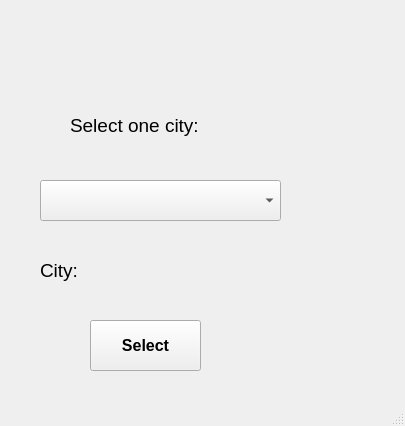
<?xml version="1.0" encoding="UTF-8"?>
<ui version="4.0">
 <class>MainWindow</class>
 <widget class="QMainWindow" name="MainWindow">
  <property name="geometry">
   <rect>
    <x>0</x>
    <y>0</y>
    <width>405</width>
    <height>426</height>
   </rect>
  </property>
  <property name="windowTitle">
   <string>MainWindow</string>
  </property>
  <widget class="QWidget" name="centralwidget">
   <widget class="QComboBox" name="comboBox">
    <property name="geometry">
     <rect>
      <x>40</x>
      <y>180</y>
      <width>241</width>
      <height>41</height>
     </rect>
    </property>
    <property name="font">
     <font>
      <pointsize>12</pointsize>
     </font>
    </property>
   </widget>
   <widget class="QLabel" name="label">
    <property name="geometry">
     <rect>
      <x>70</x>
      <y>110</y>
      <width>171</width>
      <height>31</height>
     </rect>
    </property>
    <property name="font">
     <font>
      <pointsize>14</pointsize>
     </font>
    </property>
    <property name="text">
     <string>Select one city: </string>
    </property>
   </widget>
   <widget class="QLabel" name="label_2">
    <property name="geometry">
     <rect>
      <x>40</x>
      <y>250</y>
      <width>201</width>
      <height>41</height>
     </rect>
    </property>
    <property name="font">
     <font>
      <pointsize>14</pointsize>
     </font>
    </property>
    <property name="text">
     <string>City: </string>
    </property>
   </widget>
   <widget class="QPushButton" name="pushButton">
    <property name="geometry">
     <rect>
      <x>90</x>
      <y>320</y>
      <width>111</width>
      <height>51</height>
     </rect>
    </property>
    <property name="font">
     <font>
      <pointsize>12</pointsize>
      <weight>75</weight>
      <bold>true</bold>
     </font>
    </property>
    <property name="text">
     <string>Select</string>
    </property>
   </widget>
  </widget>
  <widget class="QMenuBar" name="menubar">
   <property name="geometry">
    <rect>
     <x>0</x>
     <y>0</y>
     <width>405</width>
     <height>21</height>
    </rect>
   </property>
  </widget>
  <widget class="QStatusBar" name="statusbar"/>
 </widget>
 <resources/>
 <connections/>
</ui>
